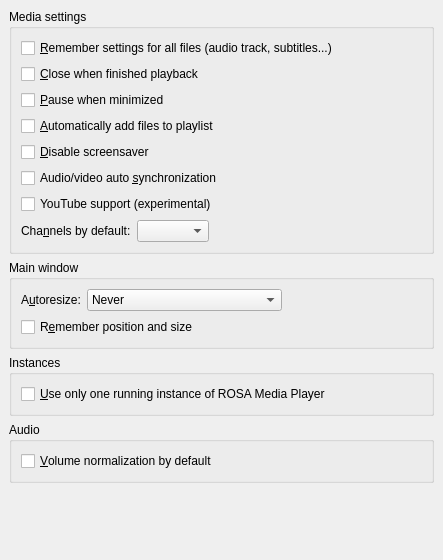
<?xml version="1.0" encoding="UTF-8"?>
<ui version="4.0">
 <class>PrefGeneral</class>
 <widget class="QWidget" name="PrefGeneral">
  <property name="geometry">
   <rect>
    <x>0</x>
    <y>0</y>
    <width>443</width>
    <height>560</height>
   </rect>
  </property>
  <layout class="QVBoxLayout">
   <property name="spacing">
    <number>0</number>
   </property>
   <property name="margin">
    <number>0</number>
   </property>
   <item>
    <widget class="QFrame" name="general_tab">
     <property name="sizePolicy">
      <sizepolicy hsizetype="Expanding" vsizetype="Expanding">
       <horstretch>0</horstretch>
       <verstretch>0</verstretch>
      </sizepolicy>
     </property>
     <layout class="QVBoxLayout" name="verticalLayout">
      <item>
       <widget class="QGroupBox" name="groupBox_3">
        <property name="sizePolicy">
         <sizepolicy hsizetype="Preferred" vsizetype="Fixed">
          <horstretch>0</horstretch>
          <verstretch>0</verstretch>
         </sizepolicy>
        </property>
        <property name="title">
         <string>Media settings</string>
        </property>
        <layout class="QGridLayout" name="gridLayout">
         <item row="5" column="0">
          <widget class="QCheckBox" name="autosync_check">
           <property name="text">
            <string>Audio/video auto &amp;synchronization</string>
           </property>
          </widget>
         </item>
         <item row="0" column="0">
          <widget class="QCheckBox" name="remember_all_check">
           <property name="text">
            <string>&amp;Remember settings for all files (audio track, subtitles...)</string>
           </property>
          </widget>
         </item>
         <item row="1" column="0">
          <widget class="QCheckBox" name="close_on_finish_check">
           <property name="text">
            <string>&amp;Close when finished playback</string>
           </property>
          </widget>
         </item>
         <item row="2" column="0">
          <widget class="QCheckBox" name="pause_if_hidden_check">
           <property name="text">
            <string>&amp;Pause when minimized</string>
           </property>
          </widget>
         </item>
         <item row="7" column="0">
          <layout class="QHBoxLayout" name="_2">
           <property name="spacing">
            <number>6</number>
           </property>
           <property name="margin">
            <number>0</number>
           </property>
           <item>
            <widget class="QLabel" name="label_2">
             <property name="text">
              <string>Cha&amp;nnels by default:</string>
             </property>
             <property name="buddy">
              <cstring>channels_combo</cstring>
             </property>
            </widget>
           </item>
           <item>
            <widget class="QComboBox" name="channels_combo"/>
           </item>
           <item>
            <spacer>
             <property name="orientation">
              <enum>Qt::Horizontal</enum>
             </property>
             <property name="sizeHint" stdset="0">
              <size>
               <width>40</width>
               <height>20</height>
              </size>
             </property>
            </spacer>
           </item>
          </layout>
         </item>
         <item row="3" column="0">
          <widget class="QCheckBox" name="auto_add_to_playlist_check">
           <property name="text">
            <string>&amp;Automatically add files to playlist</string>
           </property>
          </widget>
         </item>
         <item row="4" column="0">
          <widget class="QCheckBox" name="screensaver_check">
           <property name="text">
            <string>&amp;Disable screensaver</string>
           </property>
          </widget>
         </item>
         <item row="6" column="0">
          <widget class="QCheckBox" name="youtube_enabled">
           <property name="text">
            <string>YouTube support (experimental)</string>
           </property>
          </widget>
         </item>
        </layout>
       </widget>
      </item>
      <item>
       <widget class="QGroupBox" name="groupBox">
        <property name="title">
         <string>Main window</string>
        </property>
        <layout class="QGridLayout" name="gridLayout_2">
         <item row="0" column="0">
          <layout class="QHBoxLayout" name="horizontalLayout_2">
           <item>
            <widget class="QLabel" name="label">
             <property name="text">
              <string>A&amp;utoresize:</string>
             </property>
             <property name="buddy">
              <cstring>mainwindow_resize_combo</cstring>
             </property>
            </widget>
           </item>
           <item>
            <widget class="QComboBox" name="mainwindow_resize_combo">
             <property name="sizePolicy">
              <sizepolicy hsizetype="Preferred" vsizetype="Fixed">
               <horstretch>0</horstretch>
               <verstretch>0</verstretch>
              </sizepolicy>
             </property>
             <item>
              <property name="text">
               <string>Never</string>
              </property>
             </item>
             <item>
              <property name="text">
               <string>Whenever it's needed</string>
              </property>
             </item>
             <item>
              <property name="text">
               <string>Only after loading a new video</string>
              </property>
             </item>
            </widget>
           </item>
           <item>
            <spacer>
             <property name="orientation">
              <enum>Qt::Horizontal</enum>
             </property>
             <property name="sizeHint" stdset="0">
              <size>
               <width>40</width>
               <height>20</height>
              </size>
             </property>
            </spacer>
           </item>
          </layout>
         </item>
         <item row="1" column="0">
          <widget class="QCheckBox" name="save_size_check">
           <property name="text">
            <string>R&amp;emember position and size</string>
           </property>
          </widget>
         </item>
        </layout>
       </widget>
      </item>
      <item>
       <widget class="QGroupBox" name="groupBox_5">
        <property name="title">
         <string>Instances</string>
        </property>
        <layout class="QGridLayout" name="_7">
         <property name="margin">
          <number>9</number>
         </property>
         <item row="0" column="0">
          <widget class="QCheckBox" name="single_instance_check">
           <property name="text">
            <string>&amp;Use only one running instance of ROSA Media Player</string>
           </property>
          </widget>
         </item>
        </layout>
       </widget>
      </item>
      <item>
       <widget class="QGroupBox" name="groupBox_4">
        <property name="title">
         <string>Audio</string>
        </property>
        <layout class="QGridLayout" name="_6">
         <property name="margin">
          <number>9</number>
         </property>
         <item row="0" column="0">
          <widget class="QCheckBox" name="volnorm_check">
           <property name="text">
            <string>&amp;Volume normalization by default</string>
           </property>
          </widget>
         </item>
        </layout>
       </widget>
      </item>
      <item>
       <spacer name="verticalSpacer">
        <property name="orientation">
         <enum>Qt::Vertical</enum>
        </property>
        <property name="sizeHint" stdset="0">
         <size>
          <width>20</width>
          <height>140</height>
         </size>
        </property>
       </spacer>
      </item>
     </layout>
    </widget>
   </item>
  </layout>
 </widget>
 <tabstops>
  <tabstop>remember_all_check</tabstop>
  <tabstop>close_on_finish_check</tabstop>
  <tabstop>pause_if_hidden_check</tabstop>
  <tabstop>auto_add_to_playlist_check</tabstop>
  <tabstop>screensaver_check</tabstop>
  <tabstop>autosync_check</tabstop>
  <tabstop>channels_combo</tabstop>
  <tabstop>mainwindow_resize_combo</tabstop>
  <tabstop>save_size_check</tabstop>
  <tabstop>single_instance_check</tabstop>
  <tabstop>volnorm_check</tabstop>
 </tabstops>
 <resources/>
 <connections/>
</ui>
